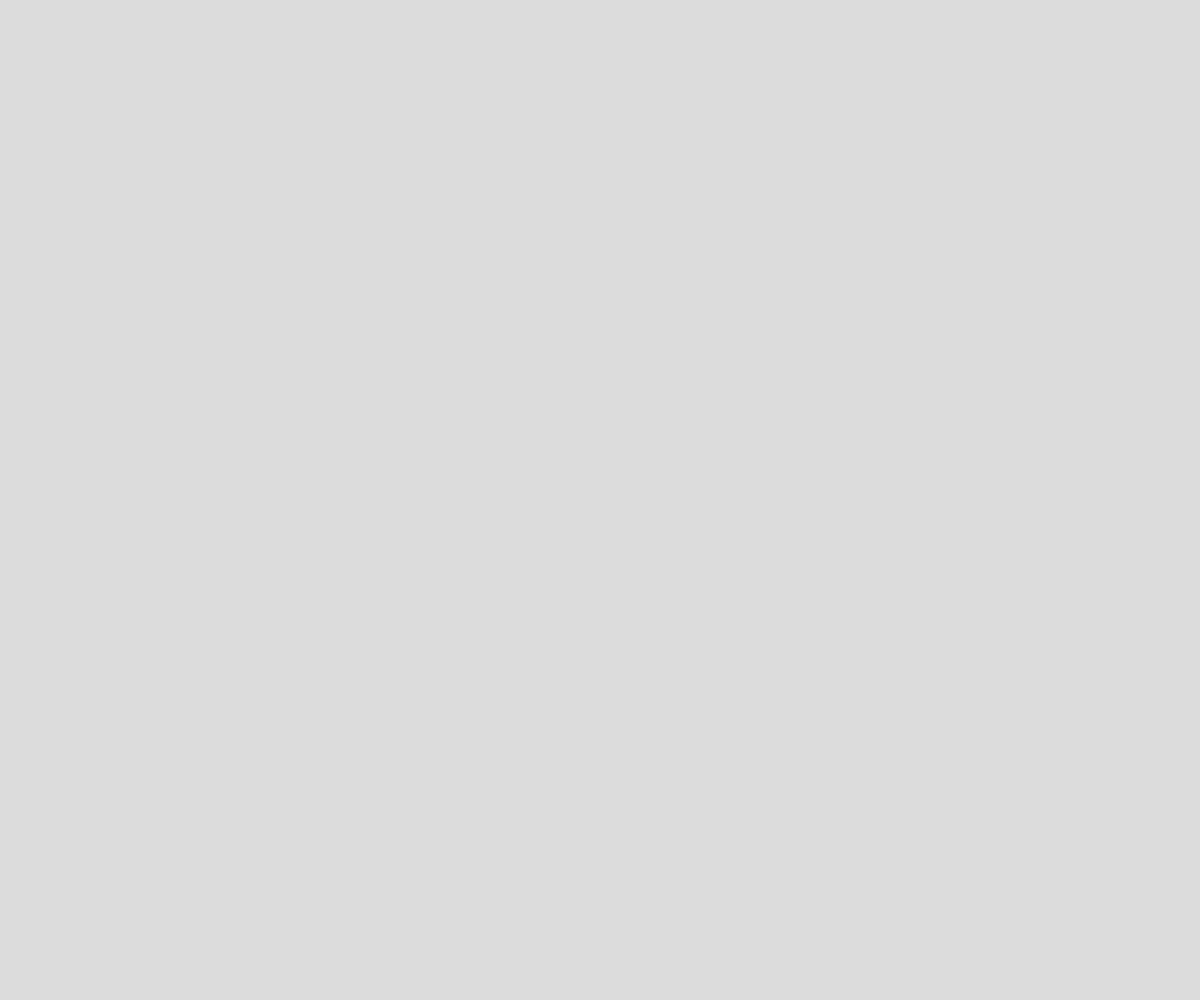
Frame 1 (no input)
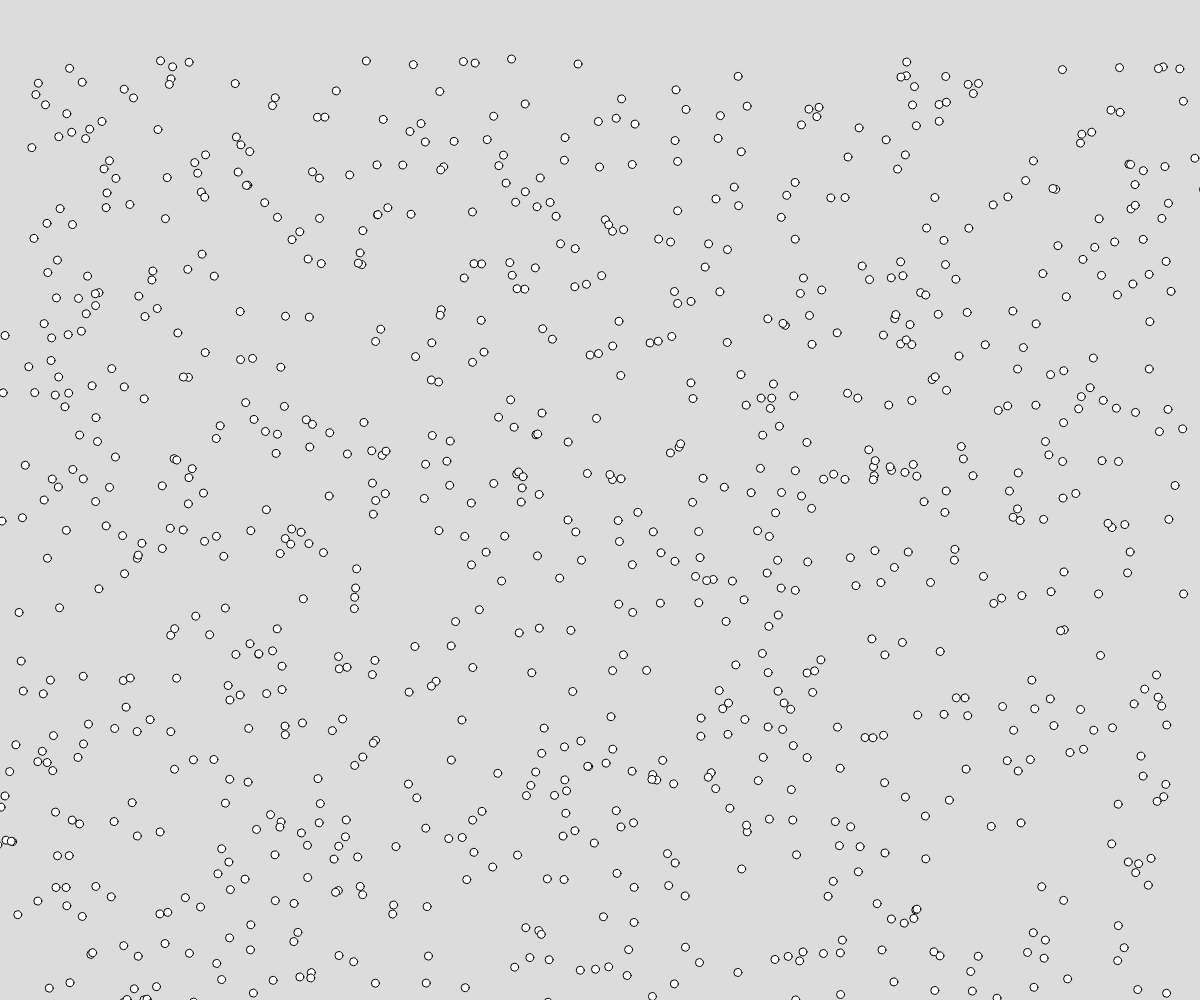
Frame 60 (no input)
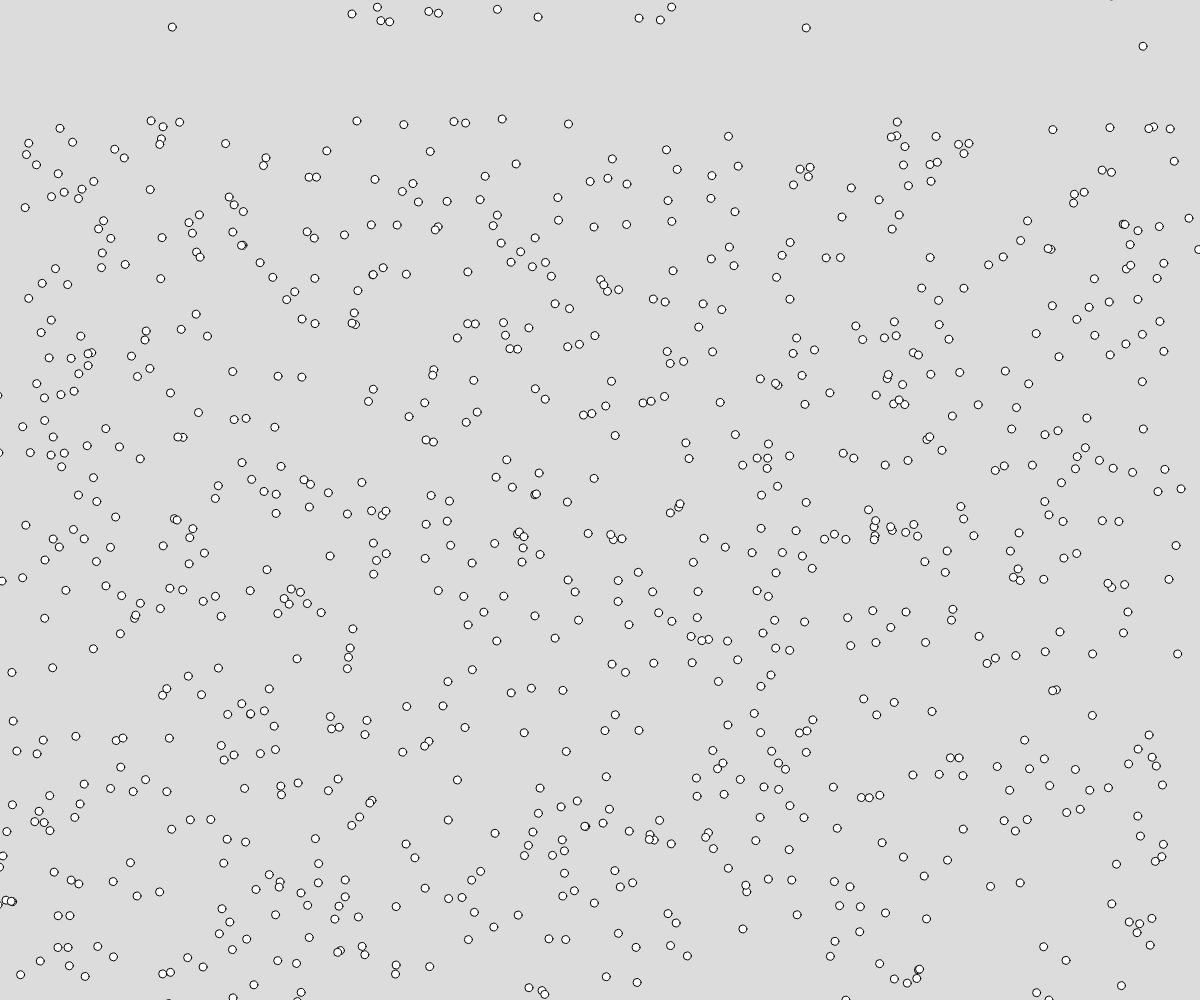
Frame 120 (the mouse pressed at the canvas centre since frame 60)

The p5.js sketch that drew these frames (run headless with seeded random() and noise() and a simulated clock; from frame 60 on, the mouse is pressed at the canvas centre):

// p5.js sketch
// ── sketch.js
const BUBBLE_MAX = 1000;
const GRAVITY = new p5.Vector(0, 0.1);
let bubbles = [];

function setup() {
  createCanvas(windowWidth, windowHeight);
  
  for(let i = 0; i < BUBBLE_MAX; i++){
    bubbles.push(new Bubble());
  }
}

function draw() {
  background(220);
  
  for(let i = 0; i < BUBBLE_MAX; i++){
    bubbles[i].display();
    bubbles[i].update();
    if(bubbles[i].isOff()){
      bubbles[i].pos = new p5.Vector(random(-100, width+100), random(-100, -32))
    }
  }
  
}
// ── Bubble.js
let seed = 0;

class Bubble {
  constructor() {
    this.pos = new p5.Vector(random(width), random(height));
    this.vel = new p5.Vector(0, 1);
  }

  update() {
    
    this.offSet = noise((this.pos.y) / (width))*200 - (0.5 * 200);
    
    this.pos.add(this.vel)
  }

  display() {
    circle(this.pos.x + this.offSet, this.pos.y, 8);
  }

  isOff() {
    if (
      this.pos.x > width ||
      this.pos.x < 0 ||
      this.pos.y > height+32 ||
      this.pos.y < -32
    ) {
      this.vel = new p5.Vector(0, 1);
      return true;
    }
    return false;
  }
}
